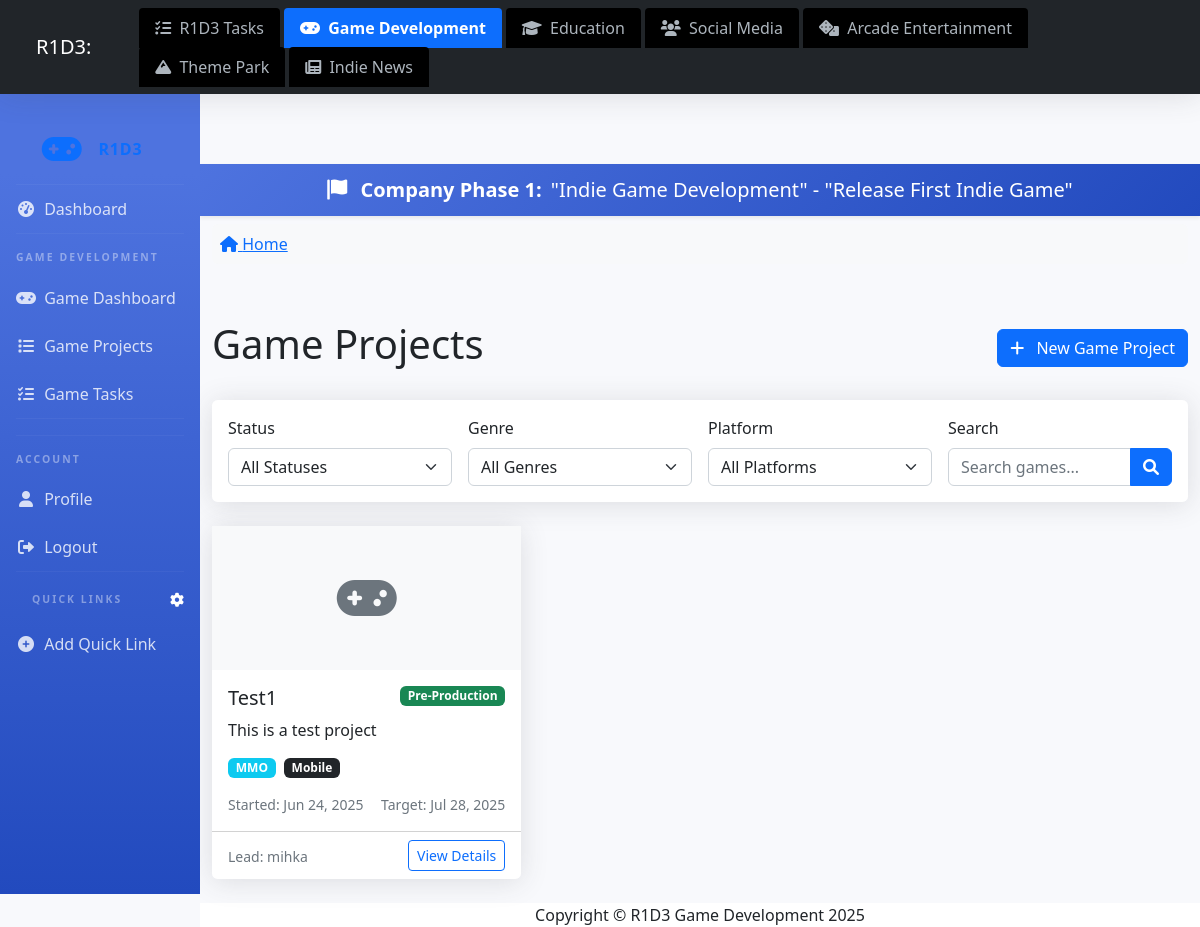
/games/list/ (signed in), run on the app's committed database.
### projects/game_models.py (models this page shows, shortened)
class GameProject(TimeStampedModel):
    STATUS_CHOICES = [
        ('concept', 'Concept'),
        ('pre_production', 'Pre-Production'),
        ('production', 'Production'),
        ('alpha', 'Alpha'),
        ('beta', 'Beta'),
        ('release', 'Released'),
        ('post_release', 'Post-Release Support'),
        ('completed', 'Completed'),
        ('cancelled', 'Cancelled'),
    ]
    PLATFORM_CHOICES = [
        ('pc', 'PC'),
        ('mobile', 'Mobile'),
        ('console', 'Console'),
        ('web', 'Web'),
        ('vr', 'Virtual Reality'),
        ('ar', 'Augmented Reality'),
        ('multi', 'Multi-platform'),
    ]
    GENRE_CHOICES = [
        ('action', 'Action'),
        ('adventure', 'Adventure'),
        ('rpg', 'Role-Playing Game'),
        ('strategy', 'Strategy'),
        ('simulation', 'Simulation'),
        ('sports', 'Sports'),
        ('puzzle', 'Puzzle'),
        ('shooter', 'Shooter'),
        ('platformer', 'Platformer'),
        ('racing', 'Racing'),
        ('mmo', 'MMO'),
        ('other', 'Other'),
    ]
    title = models.CharField(max_length=200)
    tagline = models.CharField(max_length=200, blank=True, help_text="Short description/slogan for the game")
    description = models.TextField()
    status = models.CharField(max_length=20, choices=STATUS_CHOICES, default='concept')
    genre = models.CharField(max_length=20, choices=GENRE_CHOICES, default='other')
    platforms = models.CharField(max_length=20, choices=PLATFORM_CHOICES, default='pc')
    target_audience = models.CharField(max_length=200, blank=True)
    start_date = models.DateField()
    target_release_date = models.DateField(null=True, blank=True)
    actual_release_date = models.DateField(null=True, blank=True)
    budget = models.DecimalField(max_digits=12, decimal_places=2, null=True, blank=True)
    lead_developer = models.ForeignKey(User, on_delete=models.SET_NULL, null=True, related_name='led_games')
    lead_designer = models.ForeignKey(User, on_delete=models.SET_NULL, null=True, related_name='designed_games')
    lead_artist = models.ForeignKey(User, on_delete=models.SET_NULL, null=True, related_name='art_directed_games')
    team_members = models.ManyToManyField(User, related_name='game_projects', blank=True)
    github_repository = models.URLField(blank=True, help_text="URL to the GitHub repository")
    github_username = models.CharField(max_length=100, blank=True, help_text="GitHub username or organization")
    github_token = models.CharField(max_length=100, blank=True, help_text="GitHub personal access token (stored securely)")
    github_webhook_secret = models.CharField(max_length=100, blank=True, help_text="Secret for GitHub webhooks")
    github_branch = models.CharField(max_length=100, default="main", help_text="Default branch to track")
    auto_sync = models.BooleanField(default=False, help_text="Automatically sync with GitHub repository")
    trello_board = models.URLField(blank=True, help_text="URL to Trello board if used")
    discord_channel = models.URLField(blank=True, help_text="URL to Discord channel")
    logo = models.ImageField(upload_to='game_logos/', null=True, blank=True)
    cover_image = models.ImageField(upload_to='game_covers/', null=True, blank=True)
    related_goals = models.ManyToManyField(Goal, related_name='game_projects', blank=True)
    related_objectives = models.ManyToManyField(Objective, related_name='game_projects', blank=True)

### projects/game_views.py (the view)
# urls.py: path('list/', game_views.GameProjectListView.as_view(), name='game_list'),
class GameProjectListView(LoginRequiredMixin, ListView):
    model = GameProject
    template_name = 'projects/game_list.html'
    context_object_name = 'games'
    def get_queryset(self):
        queryset = GameProject.objects.all()
        status = self.request.GET.get('status')
        if status:
            queryset = queryset.filter(status=status)
        platform = self.request.GET.get('platform')
        if platform:
            queryset = queryset.filter(platforms=platform)
        genre = self.request.GET.get('genre')
        if genre:
            queryset = queryset.filter(genre=genre)
        query = self.request.GET.get('q')
        if query:
            queryset = queryset.filter(
                Q(title__icontains=query) |
                Q(description__icontains=query) |
                Q(tagline__icontains=query)
            )
        return queryset
    def get_context_data(self, **kwargs):
        context = super().get_context_data(**kwargs)
        if self.request.user.is_authenticated:
            user_tasks = GameTask.objects.filter(assigned_to=self.request.user)
            context['my_tasks'] = user_tasks
            context['task_count'] = user_tasks.count()
            context['task_counts_by_status'] = {
                'backlog': user_tasks.filter(status='backlog').count(),
                'to_do': user_tasks.filter(status='to_do').count(),
                'in_progress': user_tasks.filter(status='in_progress').count(),
                'in_review': user_tasks.filter(status='in_review').count(),
                'done': user_tasks.filter(status='done').count(),
                'blocked': user_tasks.filter(status='blocked').count(),
            }
        return context

### templates/projects/game_list.html (shortened to what this page needs)
{% extends "base.html" %}
{% load static %}
{% block content %}
<div class="container-fluid py-4">
    <div class="d-flex justify-content-between align-items-center mb-4">
        <h1>Game Projects</h1>
        <a href="{% url 'games:game_create' %}" class="btn btn-primary">
            <i class="fas fa-plus me-2"></i> New Game Project
        </a>
    </div>
    <div class="card mb-4">
        <div class="card-body">
            <form method="get" action="{% url 'games:game_list' %}" class="row g-3">
                <div class="col-md-3">
                    <label for="status" class="form-label">Status</label>
                    <select name="status" id="status" class="form-select">
                        <option value="">All Statuses</option>
                    </select>
                </div>
                <div class="col-md-3">
                    <label for="genre" class="form-label">Genre</label>
                    <select name="genre" id="genre" class="form-select">
                        <option value="">All Genres</option>
                    </select>
                </div>
                <div class="col-md-3">
                    <label for="platform" class="form-label">Platform</label>
                    <select name="platform" id="platform" class="form-select">
                        <option value="">All Platforms</option>
                    </select>
                </div>
                <div class="col-md-3">
                    <label for="q" class="form-label">Search</label>
                    <div class="input-group">
                        <input type="text" name="q" id="q" class="form-control" placeholder="Search games..." value="{{ request.GET.q|default:'' }}">
                        <button type="submit" class="btn btn-primary">
                            <i class="fas fa-search"></i>
                        </button>
                    </div>
                </div>
            </form>
        </div>
    </div>
    {% if games %}
        <div class="row row-cols-1 row-cols-md-2 row-cols-lg-3 g-4">
            {% for game in games %}
                <div class="col">
                    <div class="card h-100">
                        {% if game.cover_image %}
                            <img src="{{ game.cover_image.url }}" class="card-img-top" alt="{{ game.title }} Cover">
                        {% else %}
                            <div class="bg-light text-center p-5">
                                <i class="fas fa-gamepad fa-3x text-muted"></i>
                            </div>
                        {% endif %}
                        <div class="card-body">
                            <div class="d-flex justify-content-between align-items-start mb-2">
                                <h5 class="card-title mb-0">{{ game.title }}</h5>
                                <span class="badge bg-{{ game.status|yesno:'success,secondary' }}">{{ game.get_status_display }}</span>
                            </div>
                            <p class="card-text">{{ game.description|truncatewords:30 }}</p>
                            <div class="d-flex mb-3">
                                <span class="badge bg-info me-2">{{ game.get_genre_display }}</span>
                                <span class="badge bg-dark">{{ game.get_platforms_display }}</span>
                            </div>
                            <div class="d-flex justify-content-between">
                                <small class="text-muted">Started: {{ game.start_date|date:"M d, Y"|default:"N/A" }}</small>
                                <small class="text-muted">Target: {{ game.target_release_date|date:"M d, Y"|default:"TBD" }}</small>
                            </div>
                        </div>
                        <div class="card-footer bg-transparent">
                            <div class="d-flex justify-content-between align-items-center">
                                <div>
                                    {% if game.lead_developer %}
                                        <small class="text-muted">Lead: {{ game.lead_developer.get_full_name|default:game.lead_developer.username }}</small>
                                    {% endif %}
                                </div>
                                <a href="{% url 'games:game_detail' game.id %}" class="btn btn-sm btn-outline-primary">View Details</a>
                            </div>
                        </div>
                    </div>
                </div>
            {% endfor %}
        </div>
    {% endif %}
</div>
{% endblock %}

### data on the page
GameProject: title "Test1", status "Pre-Production", description "This is a test project", genre "MMO", platforms "Mobile", start_date "Jun 24, 2025", target_release_date "Jul 28, 2025", lead_developer.get_full_name "mihka"

### other printed values
{{ phase_order }} "1"
{{ phase_name }} "Indie Game Development"
{{ milestone_title }} "Release First Indie Game"
